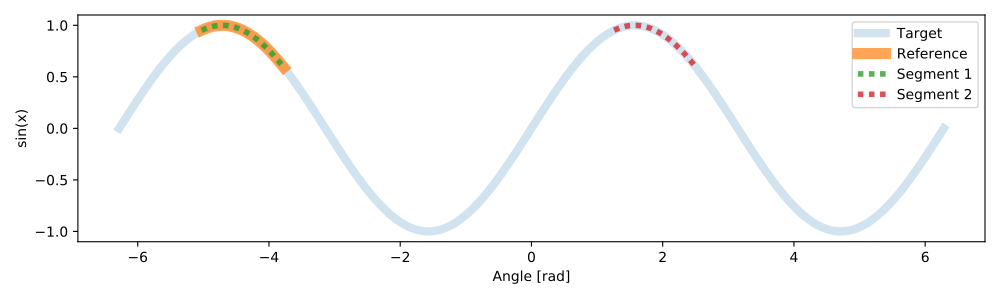

Reproduce this figure in Python.
import seg1d
import numpy as np
import matplotlib.pylab as plt

# Data can be constructed as a numpy array

# create an array of data
x = np.linspace(-np.pi*2, np.pi*2, 2000)
# get an array of data from a sin function 
targ = np.sin(x)

# To use the basic method interface, the data must be labeled

# define a segment within the sine wave to use as reference
t_s,t_e = 200,400
# cut a segment out to use as a reference data
refData = [ { '0' : targ[t_s:t_e] } ]
targData = {'0' : targ} 
refWeights = {'0' : 1}

### define some test parameters
minWin = 98 #minimum percent to scale down reference data
maxWin = 105 #maximum percent to scale up reference data
sizeStep = 1 #step to use for correlating reference to target data

#call the segmentation algorithm
segments = seg1d.segment_data(refData,targData,refWeights,minWin,maxWin,sizeStep)
np.around(segments, decimals=7)
# array([[2.000000e+02, 4.000000e+02, 1.000000e+00],
# [1.200000e+03, 1.398000e+03, 9.999999e-01]])

# Using matplotlib we can visualize the results

plt.figure(figsize=(10,3)) #doctest: +SKIP
# plot the full sine wave
plt.plot(x, targ,linewidth=6,alpha=0.2,label='Target') #doctest: +SKIP
# plot the original reference segment
plt.plot(x[t_s:t_e], targ[t_s:t_e],linewidth=8,alpha=0.7,label='Reference') #doctest: +SKIP
# >>>
# plot all segments found
seg_num = 1
for s,e,c in segments:
    plt.plot(x[s:e], targ[s:e],dashes=[1,1],linewidth=4,alpha=0.8, #doctest: +SKIP
    label='Segment {}'.format(seg_num)) #doctest: +SKIP
    seg_num += 1 #doctest: +SKIP
plt.xlabel('Angle [rad]') #doctest: +SKIP
plt.ylabel('sin(x)') #doctest: +SKIP
plt.legend() #doctest: +SKIP
plt.tight_layout() #doctest: +SKIP
plt.show() #doctest: +SKIP
